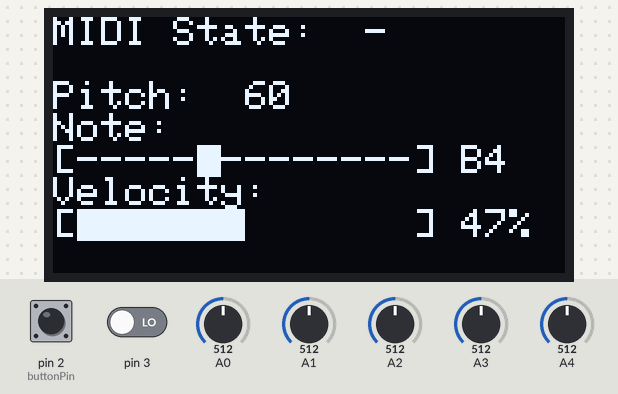
Bench run of a sketch on a simulated Arduino Uno, built with avr-gcc and run on an emulated ATmega328P. Shown: 128×64 one-colour display. Inputs (shaded band) come from the test bench; at power-on: pin 2 (buttonPin) LOW, A0 = 512, pin 3 LOW, A1 = 512, A2 = 512, A3 = 512, A4 = 512. What the sketch prints to the serial monitor is not drawn.

Above: at 1.2 s.
1.3 s: pin 2 (buttonPin) pulled HIGH for 1 s
3.8 s: A0 set to 72
At 5.0 s:
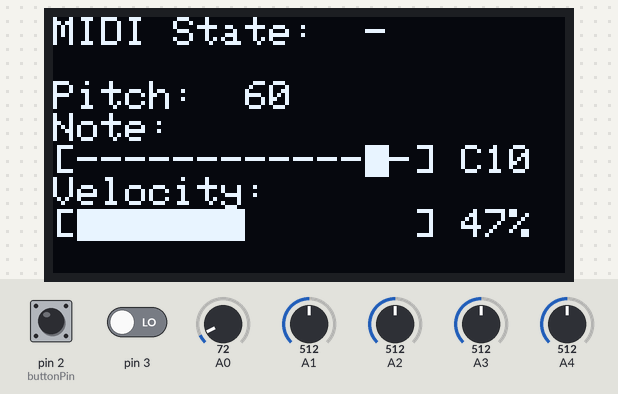
5.3 s: A0 set to 62
At 6.5 s:
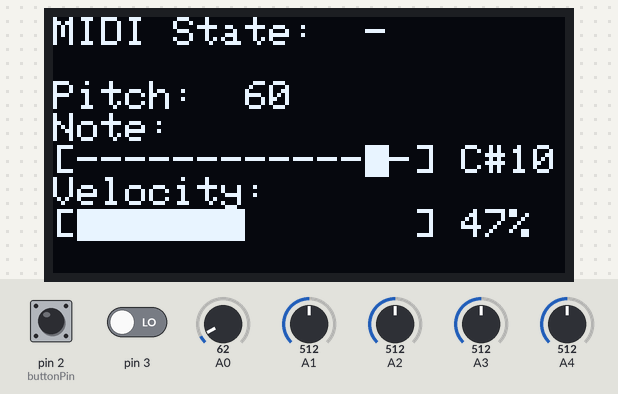
6.8 s: pin 2 (buttonPin) pulled HIGH for 0.15 s
8.4 s: pin 2 (buttonPin) pulled HIGH for 3.2 s
13.1 s: A0 set to 30
At 13.9 s:
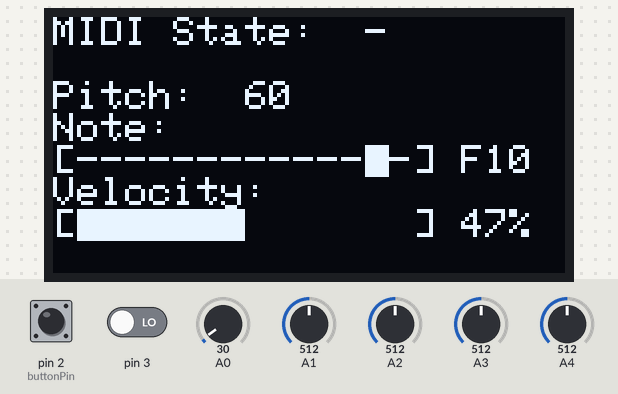
Timing chart, 0 to 15.6 s (numbered marks = the images above; inputs shaded):
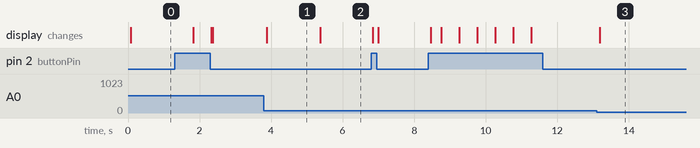

Measured:
- the behaviour switches between 66 and 65 on A0 (found by bisection; images 1 and 2)
- after the input at 3.8 s, the display: changes after 0.07 s (image 1)
- after the input at 5.3 s, the display: changes after 0.08 s (image 2)
- after the input at 13.1 s, the display: changes after 0.09 s (image 3)

The sketch:

MidiController1.ino
```cpp
/********

    VERSION 0.6

    MIDI info from here:
    http://hinton-instruments.co.uk/reference/midi/protocol/index.htm
    http://www.indiana.edu/~emusic/cntrlnumb.html

*********/

#include <SPI.h>
#include <Wire.h>
#include <Adafruit_GFX.h>
#include <Adafruit_SSD1306.h>

// These are for using software SPI
#define OLED_MOSI    9
#define OLED_CLK     10
#define OLED_DC      11
#define OLED_CS      12
#define OLED_RESET      13
Adafruit_SSD1306 display(OLED_MOSI, OLED_CLK, OLED_DC, OLED_RESET, OLED_CS);

// The button
const int buttonPin = 2;
boolean status = false;
int currentnote = 0;
int prevPitch = 64;

// Transmission symbol
int transmit = 0;

void setup()  {

  Serial.begin(31250);

  // Initialize the button
  pinMode(buttonPin, INPUT);


  display.begin(SSD1306_SWITCHCAPVCC);

  display.clearDisplay();

  // Some text
  /*
  display.setTextSize(2);
  display.setTextColor(BLACK, WHITE);
  display.println("          ");
  display.println("  Anti-   \n  Matter  ");
  display.println("          ");
  display.display();
  delay(1000);
  display.clearDisplay();
  */

  display.setTextSize(1);
  display.setTextColor(WHITE, BLACK);


  Serial.write(0x90);
    Serial.write(36);
    Serial.write(127);

    Serial.write(0xB0);
    Serial.write(0x40);
    Serial.write(65);


}

void loop() {


  int numBars = 14;  // total number of bars to use on display

  int channel = map(analogRead(A4), 15, 940, 15, 0);
  channel = (channel < 0 ? 0 : channel);
  channel = (channel > 15 ? 15 : channel);

  int general = map(analogRead(A3), 15, 940, 127, 0);
  general = (general < 0 ? 0 : general);
  general = (general > 127 ? 127 : general);

  int pitch = map(analogRead(A2), 15, 940, 0x80, 0);
  pitch = (pitch < 0 ? 0 : pitch);
  pitch = (pitch > 0x80 ? 0x80 : pitch);

  int velocity = map(analogRead(A1), 15, 940, 127, 0);        // Actual midi velocity
  // Fix for dead zones:
  velocity = (velocity < 0 ? 0 : velocity);
  velocity = (velocity > 127 ? 127 : velocity);
  int velPercent = map(velocity, 127, 0, 100, 1);      // Velocity percentage
  int velBars = map(velocity, 127, 0, numBars, 0);     // number of bars to display


  int note = (status ? currentnote : map(analogRead(A0), 15, 940, 127, 0));          // Current note
  // Fix for dead zones:
  note = (note < 0 ? 0 : note);
  note = (note > 127 ? 127 : note);
  int noteBars = map(note, 0, 127, 0, numBars);  // number of bars to display
  String notes[] = { "C", "C#", "D", "D#", "E", "F", "F#", "G", "G#", "A", "A#", "B" };


  // BUTTONS

  bool b1 = (digitalRead(2) == HIGH ? true : false);

  if(b1 && !status){

    // Initial General


    // Initial Press
    Serial.write(0x90 + channel);
    Serial.write(note);
    Serial.write(velocity);

    status = true;
  }
  else if(b1 && status){
    // Sustain
    Serial.write(0xB0 + channel);
    Serial.write(0x40);
    Serial.write(65);


    // General


  }
  else if(!b1 && status){
    // Kill Note
    Serial.write(0x90 + channel);
    Serial.write(note);
    Serial.write(0x00);
    // Stop Sustain
    Serial.write(0xB0 + channel);
    Serial.write(0x40);
    Serial.write(63);


    status = false;
  }
  else if(!b1){
    status = false;
  }


  bool b2 = (digitalRead(3) == HIGH ? true : false);

  if(b2){
    Serial.write(0xB0 + channel);
    Serial.write(0x7B);
    Serial.write(0x65);
  }


  // PITCH BEND

  if(pitch != prevPitch){
    Serial.write(0xE0 + channel);
    Serial.write(0x00);
    Serial.write(pitch);
    prevPitch = pitch;
  }


  // GENERAL KNOB

  Serial.write(0xB0);
  Serial.write(0x50);
  Serial.write(general);


  // DISPLAY

  display.setCursor(0, 0);

  // MIDI State

  display.print("MIDI State:  ");
  String symbols[] = {"-", "\\", "|", "/" };
  if(status){
    transmit++;
    display.println(symbols[((transmit/10)%4)]);
  }
  else
    display.println("- ");

  // Display the Channel info

  display.print("\nPitch:  ");
  display.println(pitch);


  // Display the note info:

  display.println("Note:");
  display.print("[");
  for(int i = 0; i < noteBars-1; i++)
    display.print("-");

  display.setTextColor(BLACK, WHITE);
  display.print(" ");
  display.setTextColor(WHITE, BLACK);
  for(int i = 0; i < numBars-(noteBars == 0 ? 1 : noteBars); i++)
    display.print("-");

  display.print("] ");
  display.print(notes[note%12]);
  display.println(note/12);


  // Display the velocity info:

  display.println("Velocity:");
  display.print("[");
  display.setTextColor(BLACK, WHITE);
  for(int i = 0; i < velBars; i++)
    display.print(" ");
  display.setTextColor(WHITE, BLACK);

  for(int i = 0; i < numBars-velBars; i++)
    display.print(" ");

  display.print("] ");
  display.print(velPercent);
  display.println("%");


  // Print to display

  display.display();
  delay(5);
  display.clearDisplay();


  currentnote = note;

  prevPitch = pitch;

}
```
